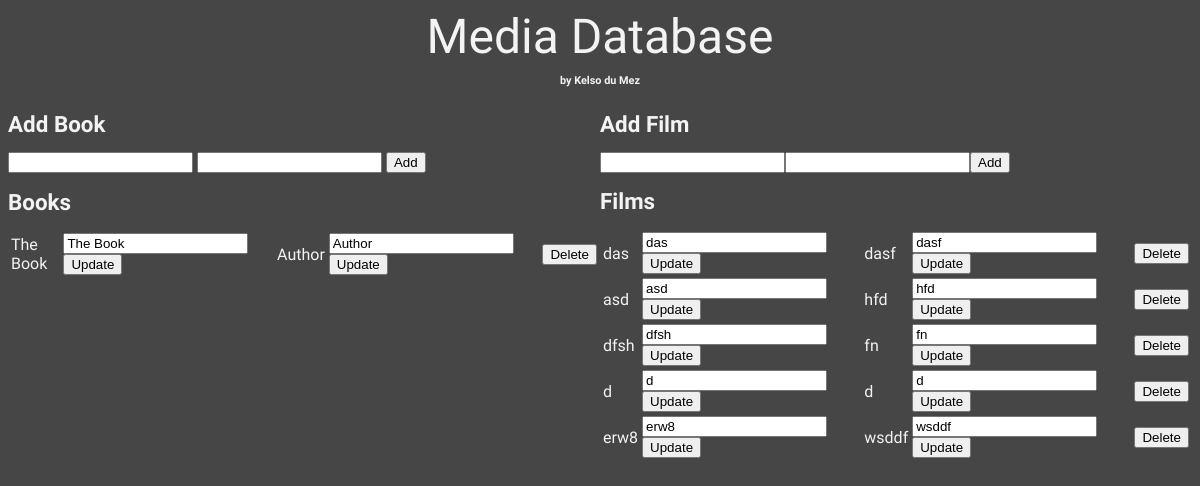
Before: / with the older database file.
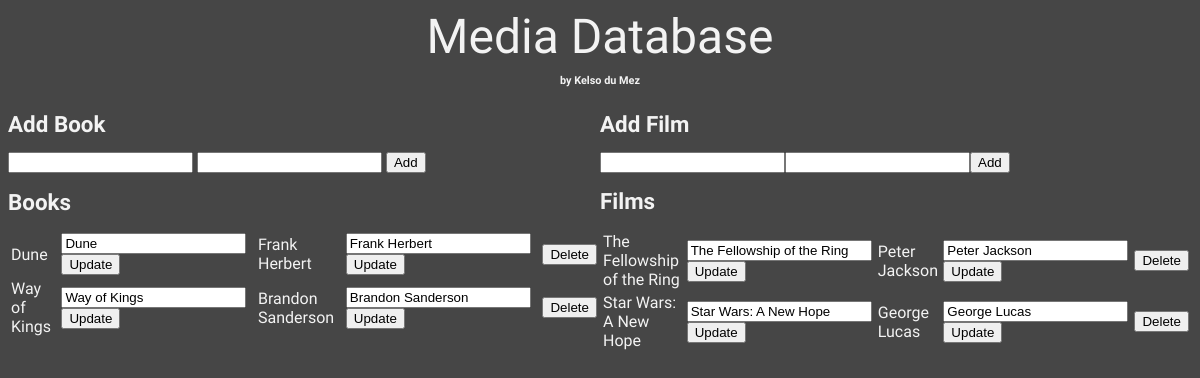
After: the same page with the newer database file.
### bookmanager.py (models this page shows, shortened)
class Book(db.Model):
    title = db.Column(db.String(80), unique=True, nullable=False, primary_key=True)
    author = db.Column(db.String(80), unique=False, nullable=False, primary_key=False)

class Film(db.Model):
    filmtitle = db.Column(db.String(80), unique=True, nullable=False, primary_key=True)
    director = db.Column(db.String(80), unique=False, nullable=False, primary_key=False)

### bookmanager.py (the view, shortened to what this page needs)
@app.route('/', methods=["GET", "POST"])
def home():
    books = None
    films = None
    books = Book.query.all()
    films = Film.query.all()
    return render_template("home.html", books=books, films=films)

### templates/home.html (shortened to what this page needs)
<html>
  <body>
    <head>
      <link rel="stylesheet" href="/static/style.css">
    </head>
    <header>Media Database</header>
    <h2>by Kelso du Mez</h2>
    <div class="container">
        <div class="floatLeft">
          <h1>Add Book</h1>
          <form method="POST" action="/">
            <input type="text" name="title">
            <input type="text" name="author">
            <input type="submit" value="Add">
          </form>
          <h1>Books</h1>
              <table class="center">
                {% for book in books %}
                  <tr>
                    <td>
                      {{book.title}}
                    </td>
                    <td>
                      <form method="POST" action="./update" style="display: inline">
                        <input type="text" value="{{book.title}}" name="newtitle">
                        <input type="submit" value="Update">
                      </form>
                    </td>
                    <td>
                    {{book.author}}
                    </td>
                    <td>
                      <form method="POST" action="./updateauthor" style="display: inline">
                        <input type="text" value="{{book.author}}" name="newauthor">
                        <input type="submit" value="Update">
                      </form>
                    </td>
                    <td>
                      <form method="POST" action="./delete" style="display: inline">
                        <input type="submit" value="Delete">
                      </form>
                    </td>
                  </tr>
                {% endfor %}
              </table>
            </div>
      <div class="floatRight">
        <table class="center">
          <h1>Add Film</h1>
          <form method="POST" action="/">
            <input type="text" name="filmtitle">
            <input type="text" name="director">
            <input type="submit" value="Add">
            <h1>Films</h1>
            {% for film in films %}
              <tr>
                <td>
                  {{film.filmtitle}}
                </td>
                <td>
                  <form method="POST" action="./updatefilmtitle" style="display: inline">
                    <input type="text" value="{{film.filmtitle}}" name="newfilmtitle">
                    <input type="submit" value="Update">
                  </form>
                </td>
                <td>
                {{film.director}}
                </td>
                <td>
                  <form method="POST" action="./updatedirector" style="display: inline">
                    <input type="text" value="{{film.director}}" name="newdirector">
                    <input type="submit" value="Update">
                  </form>
                </td>
                <td>
                  <form method="POST" action="./deletefilm" style="display: inline">
                    <input type="submit" value="Delete">
                  </form>
                </td>
              </tr>
            {% endfor %}
          </table>
      </div>
    </div>

### static/style.css (style rules this page uses)
body { font-family: 'Raleway'; color: rgb(243, 243, 243); background-color: rgb(70, 70, 70); text-align: left; }
header { font-size: 300%; text-align: center; }
h1 { font-size: 140%; }
h2 { font-size: 68%; text-align: center; }
.floatLeft { width: 50%; float: left; }
.floatRight { width: 50%; float: right; }
.container { overflow: hidden; }

Changed rows visible on the page:
removed Book: title "The Book", newtitle "The Book", author "Author", newauthor "Author"
removed Film: filmtitle "das", newfilmtitle "das", director "dasf", newdirector "dasf"
removed Film: filmtitle "asd", newfilmtitle "asd", director "hfd", newdirector "hfd"
removed Film: filmtitle "dfsh", newfilmtitle "dfsh", director "fn", newdirector "fn"
removed Film: filmtitle "d", newfilmtitle "d", director "d", newdirector "d"
removed Film: filmtitle "erw8", newfilmtitle "erw8", director "wsddf", newdirector "wsddf"
added Book: title "Dune", newtitle "Dune", author "Frank Herbert", newauthor "Frank Herbert"
added Book: title "Way of Kings", newtitle "Way of Kings", author "Brandon Sanderson", newauthor "Brandon Sanderson"
added Film: filmtitle "The Fellowship of the Ring", newfilmtitle "The Fellowship of the Ring", director "Peter Jackson", newdirector "Peter Jackson"
added Film: filmtitle "Star Wars: A New Hope", newfilmtitle "Star Wars: A New Hope", director "George Lucas", newdirector "George Lucas"
